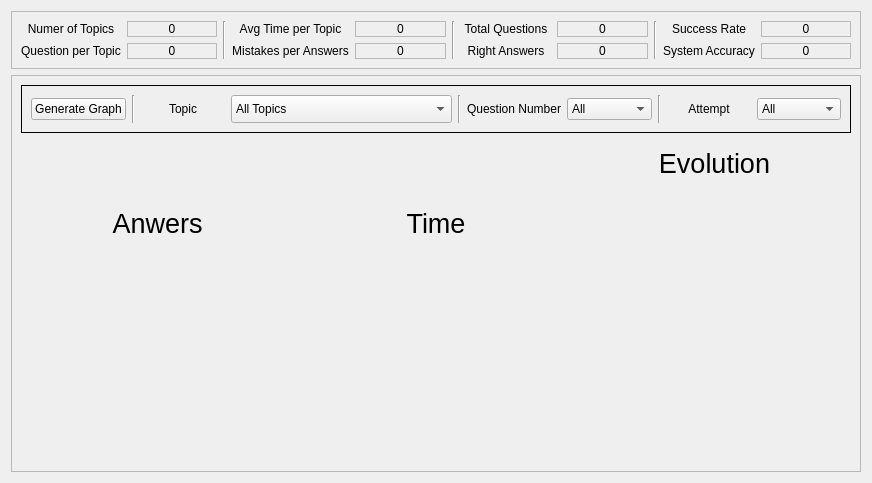
             <widget class="QWidget" name="tab_12">
              <attribute name="title">
               <string>Information</string>
              </attribute>
              <layout class="QVBoxLayout" name="verticalLayout_19">
               <item>
                <widget class="QFrame" name="frame_81">
                 <property name="maximumSize">
                  <size>
                   <width>11111</width>
                   <height>71</height>
                  </size>
                 </property>
                 <property name="frameShape">
                  <enum>QFrame::StyledPanel</enum>
                 </property>
                 <property name="frameShadow">
                  <enum>QFrame::Raised</enum>
                 </property>
                 <layout class="QGridLayout" name="gridLayout_59">
                  <item row="0" column="0">
                   <widget class="QLabel" name="label_216">
                    <property name="text">
                     <string>Numer of Topics</string>
                    </property>
                    <property name="alignment">
                     <set>Qt::AlignCenter</set>
                    </property>
                   </widget>
                  </item>
                  <item row="0" column="1">
                   <widget class="QLabel" name="label_218">
                    <property name="frameShape">
                     <enum>QFrame::StyledPanel</enum>
                    </property>
                    <property name="text">
                     <string>0</string>
                    </property>
                    <property name="alignment">
                     <set>Qt::AlignCenter</set>
                    </property>
                   </widget>
                  </item>
                  <item row="0" column="2" rowspan="2">
                   <widget class="Line" name="line_21">
                    <property name="orientation">
                     <enum>Qt::Vertical</enum>
                    </property>
                   </widget>
                  </item>
                  <item row="0" column="3">
                   <widget class="QLabel" name="label_223">
                    <property name="layoutDirection">
                     <enum>Qt::LeftToRight</enum>
                    </property>
                    <property name="text">
                     <string>Avg Time per Topic</string>
                    </property>
                    <property name="alignment">
                     <set>Qt::AlignCenter</set>
                    </property>
                   </widget>
                  </item>
                  <item row="0" column="4">
                   <widget class="QLabel" name="label_220">
                    <property name="frameShape">
                     <enum>QFrame::StyledPanel</enum>
                    </property>
                    <property name="text">
                     <string>0</string>
                    </property>
                    <property name="alignment">
                     <set>Qt::AlignCenter</set>
                    </property>
                   </widget>
                  </item>
                  <item row="0" column="5" rowspan="2">
                   <widget class="Line" name="line_23">
                    <property name="orientation">
                     <enum>Qt::Vertical</enum>
                    </property>
                   </widget>
                  </item>
                  <item row="0" column="6">
                   <widget class="QLabel" name="label_215">
                    <property name="text">
                     <string>Total Questions</string>
                    </property>
                    <property name="alignment">
                     <set>Qt::AlignCenter</set>
                    </property>
                   </widget>
                  </item>
                  <item row="0" column="7">
                   <widget class="QLabel" name="label_226">
                    <property name="frameShape">
                     <enum>QFrame::StyledPanel</enum>
                    </property>
                    <property name="text">
                     <string>0</string>
                    </property>
                    <property name="alignment">
                     <set>Qt::AlignCenter</set>
                    </property>
                   </widget>
                  </item>
                  <item row="0" column="8" rowspan="2">
                   <widget class="Line" name="line_22">
                    <property name="orientation">
                     <enum>Qt::Vertical</enum>
                    </property>
                   </widget>
                  </item>
                  <item row="0" column="9">
                   <widget class="QLabel" name="label_224">
                    <property name="text">
                     <string>Success Rate</string>
                    </property>
                    <property name="alignment">
                     <set>Qt::AlignCenter</set>
                    </property>
                   </widget>
                  </item>
                  <item row="0" column="10">
                   <widget class="QLabel" name="label_213">
                    <property name="frameShape">
                     <enum>QFrame::StyledPanel</enum>
                    </property>
                    <property name="text">
                     <string>0</string>
                    </property>
                    <property name="alignment">
                     <set>Qt::AlignCenter</set>
                    </property>
                   </widget>
                  </item>
                  <item row="1" column="0">
                   <widget class="QLabel" name="label_212">
                    <property name="text">
                     <string>Question per Topic</string>
                    </property>
                    <property name="alignment">
                     <set>Qt::AlignCenter</set>
                    </property>
                   </widget>
                  </item>
                  <item row="1" column="1">
                   <widget class="QLabel" name="label_211">
                    <property name="frameShape">
                     <enum>QFrame::StyledPanel</enum>
                    </property>
                    <property name="text">
                     <string>0</string>
                    </property>
                    <property name="alignment">
                     <set>Qt::AlignCenter</set>
                    </property>
                   </widget>
                  </item>
                  <item row="1" column="3">
                   <widget class="QLabel" name="label_222">
                    <property name="text">
                     <string>Mistakes per Answers</string>
                    </property>
                    <property name="alignment">
                     <set>Qt::AlignCenter</set>
                    </property>
                   </widget>
                  </item>
                  <item row="1" column="4">
                   <widget class="QLabel" name="label_225">
                    <property name="frameShape">
                     <enum>QFrame::StyledPanel</enum>
                    </property>
                    <property name="text">
                     <string>0</string>
                    </property>
                    <property name="alignment">
                     <set>Qt::AlignCenter</set>
                    </property>
                   </widget>
                  </item>
                  <item row="1" column="6">
                   <widget class="QLabel" name="label_217">
                    <property name="text">
                     <string>Right Answers</string>
                    </property>
                    <property name="alignment">
                     <set>Qt::AlignCenter</set>
                    </property>
                   </widget>
                  </item>
                  <item row="1" column="7">
                   <widget class="QLabel" name="label_219">
                    <property name="frameShape">
                     <enum>QFrame::StyledPanel</enum>
                    </property>
                    <property name="text">
                     <string>0</string>
                    </property>
                    <property name="alignment">
                     <set>Qt::AlignCenter</set>
                    </property>
                   </widget>
                  </item>
                  <item row="1" column="9">
                   <widget class="QLabel" name="label_221">
                    <property name="text">
                     <string>System Accuracy</string>
                    </property>
                    <property name="alignment">
                     <set>Qt::AlignCenter</set>
                    </property>
                   </widget>
                  </item>
                  <item row="1" column="10">
                   <widget class="QLabel" name="label_214">
                    <property name="frameShape">
                     <enum>QFrame::StyledPanel</enum>
                    </property>
                    <property name="text">
                     <string>0</string>
                    </property>
                    <property name="alignment">
                     <set>Qt::AlignCenter</set>
                    </property>
                   </widget>
                  </item>
                 </layout>
                </widget>
               </item>
               <item>
                <widget class="QFrame" name="frame_19">
                 <property name="frameShape">
                  <enum>QFrame::StyledPanel</enum>
                 </property>
                 <property name="frameShadow">
                  <enum>QFrame::Raised</enum>
                 </property>
                 <layout class="QGridLayout" name="gridLayout_66">
                  <item row="0" column="0" colspan="3">
                   <widget class="QFrame" name="horizontalFrame_2">
                    <property name="frameShape">
                     <enum>QFrame::Panel</enum>
                    </property>
                    <layout class="QHBoxLayout" name="horizontalLayout_18">
                     <item>
                      <widget class="QPushButton" name="eval_generate_graph">
                       <property name="text">
                        <string>Generate Graph</string>
                       </property>
                      </widget>
                     </item>
                     <item>
                      <widget class="Line" name="line_20">
                       <property name="orientation">
                        <enum>Qt::Vertical</enum>
                       </property>
                      </widget>
                     </item>
                     <item>
                      <widget class="QLabel" name="label_166">
                       <property name="text">
                        <string>Topic</string>
                       </property>
                       <property name="alignment">
                        <set>Qt::AlignCenter</set>
                       </property>
                      </widget>
                     </item>
                     <item>
                      <widget class="QComboBox" name="eval_subject_comboBox_2">
                       <property name="minimumSize">
                        <size>
                         <width>221</width>
                         <height>28</height>
                        </size>
                       </property>
                       <property name="editable">
                        <bool>false</bool>
                       </property>
                       <item>
                        <property name="text">
                         <string>All Topics</string>
                        </property>
                       </item>
                      </widget>
                     </item>
                     <item>
                      <widget class="Line" name="line_18">
                       <property name="orientation">
                        <enum>Qt::Vertical</enum>
                       </property>
                      </widget>
                     </item>
                     <item>
                      <widget class="QLabel" name="label_195">
                       <property name="text">
                        <string>Question Number</string>
                       </property>
                       <property name="alignment">
                        <set>Qt::AlignCenter</set>
                       </property>
                      </widget>
                     </item>
                     <item>
                      <widget class="QComboBox" name="comboBox_8">
                       <item>
                        <property name="text">
                         <string>All</string>
                        </property>
                       </item>
                      </widget>
                     </item>
                     <item>
                      <widget class="Line" name="line_19">
                       <property name="orientation">
                        <enum>Qt::Vertical</enum>
                       </property>
                      </widget>
                     </item>
                     <item>
                      <widget class="QLabel" name="label_196">
                       <property name="text">
                        <string>Attempt</string>
                       </property>
                       <property name="alignment">
                        <set>Qt::AlignCenter</set>
                       </property>
                      </widget>
                     </item>
                     <item>
                      <widget class="QComboBox" name="comboBox_10">
                       <item>
                        <property name="text">
                         <string>All</string>
                        </property>
                       </item>
                      </widget>
                     </item>
                    </layout>
                   </widget>
                  </item>
                  <item row="1" column="0">
                   <widget class="QWidget" name="widget" native="true">
                    <property name="minimumSize">
                     <size>
                      <width>273</width>
                      <height>323</height>
                     </size>
                    </property>
                    <property name="maximumSize">
                     <size>
                      <width>273</width>
                      <height>323</height>
                     </size>
                    </property>
                    <layout class="QVBoxLayout" name="verticalLayout_21">
                     <item>
                      <widget class="QLabel" name="label_109">
                       <property name="font">
                        <font>
                         <pointsize>20</pointsize>
                        </font>
                       </property>
                       <property name="text">
                        <string>Anwers</string>
                       </property>
                       <property name="alignment">
                        <set>Qt::AlignCenter</set>
                       </property>
                      </widget>
                     </item>
                     <item>
                      <widget class="QLabel" name="label_108">
                       <property name="text">
                        <string/>
                       </property>
                       <property name="pixmap">
                        <pixmap resource="imgs.qrc">:/imgs/pie.jpg</pixmap>
                       </property>
                       <property name="scaledContents">
                        <bool>true</bool>
                       </property>
                      </widget>
                     </item>
                    </layout>
                   </widget>
                  </item>
                  <item row="1" column="1">
                   <widget class="QWidget" name="widget_3" native="true">
                    <property name="minimumSize">
                     <size>
                      <width>272</width>
                      <height>323</height>
                     </size>
                    </property>
                    <property name="maximumSize">
                     <size>
                      <width>272</width>
                      <height>323</height>
                     </size>
                    </property>
                    <layout class="QVBoxLayout" name="verticalLayout_22">
                     <item>
                      <widget class="QLabel" name="label_167">
                       <property name="font">
                        <font>
                         <pointsize>20</pointsize>
                        </font>
                       </property>
                       <property name="text">
                        <string>Time</string>
                       </property>
                       <property name="alignment">
                        <set>Qt::AlignCenter</set>
                       </property>
                      </widget>
                     </item>
                     <item>
                      <widget class="QLabel" name="label_168">
                       <property name="text">
                        <string/>
                       </property>
                       <property name="pixmap">
                        <pixmap resource="imgs.qrc">:/imgs/graph.png</pixmap>
                       </property>
                       <property name="scaledContents">
                        <bool>true</bool>
                       </property>
                      </widget>
                     </item>
                    </layout>
                   </widget>
                  </item>
                  <item row="1" column="2">
                   <widget class="QWidget" name="widget_5" native="true">
                    <property name="minimumSize">
                     <size>
                      <width>273</width>
                      <height>323</height>
                     </size>
                    </property>
                    <property name="maximumSize">
                     <size>
                      <width>273</width>
                      <height>323</height>
                     </size>
                    </property>
                    <layout class="QVBoxLayout" name="verticalLayout_9">
                     <item>
                      <widget class="QLabel" name="label_169">
                       <property name="font">
                        <font>
                         <pointsize>20</pointsize>
                        </font>
                       </property>
                       <property name="text">
                        <string>Evolution</string>
                       </property>
                       <property name="alignment">
                        <set>Qt::AlignCenter</set>
                       </property>
                      </widget>
                     </item>
                     <item>
                      <widget class="QLabel" name="label_170">
                       <property name="minimumSize">
                        <size>
                         <width>255</width>
                         <height>271</height>
                        </size>
                       </property>
                       <property name="maximumSize">
                        <size>
                         <width>255</width>
                         <height>271</height>
                        </size>
                       </property>
                       <property name="text">
                        <string/>
                       </property>
                       <property name="pixmap">
                        <pixmap resource="imgs.qrc">:/imgs/lines.png</pixmap>
                       </property>
                       <property name="scaledContents">
                        <bool>true</bool>
                       </property>
                      </widget>
                     </item>
                    </layout>
                   </widget>
                  </item>
                 </layout>
                </widget>
               </item>
              </layout>
             </widget>
